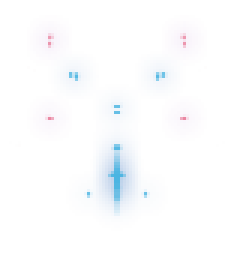
#> input picture contents/graphics/ships/astd_arc_flash_bloom.png, 78 x 86 px (shown 3 times larger)
$ python -i generate_phase_vfx_assets.py   (imports and definitions only)
#> lines starting #> are read from the running program, lines starting #| are printed output that depends on the picture; after the words box and inside, x2 and y2 are one past the last pixel; in counts of white or black regions, pixels touching at a corner belong together
#!/usr/bin/env python3
"""生成引力相位（astd_gravity_phase）视觉资产：

红色 bloom 变体：<ship>_bloom_red.png
将 bloom 层贴图中紫色系（色相 230°~330°）像素旋转到红色（0°），其余像素（既有红/橙光点）保持不变。
由 ShipGlowRenderer 的相位换色（setRecolor）加载使用。

（描边发光已由运行期 BoxUtil genLegacySDF 动态生成，不再产出预生成贴图。）

用法：python3 tools/generate_phase_vfx_assets.py <hull_sprite_name>...
示例：python3 tools/generate_phase_vfx_assets.py astd_zw_002 astd_zw_103
（输入为 contents/graphics/ships/ 下的贴图基名，输出到同目录。）
"""

import sys
from pathlib import Path

import numpy as np
from PIL import Image

SHIPS_DIR = Path(__file__).resolve().parent.parent / "contents" / "graphics" / "ships"

# 紫色色相区间（度），该区间内像素转到红色
PURPLE_HUE_MIN = 230.0
PURPLE_HUE_MAX = 330.0
TARGET_HUE = 0.0


def generate_red_bloom(bloom_path: Path) -> Path:
    image = Image.open(bloom_path).convert("RGBA")
#> image is the input picture: PIL image 78x86 RGBA; mean R, G, B, A 151.9, 152.6, 211.9, 4.8
    hsv = np.asarray(image.convert("HSV"), dtype=np.float32)
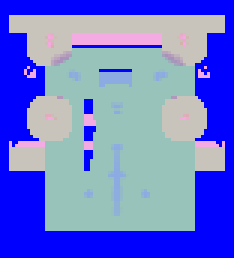
#> hsv: shape (86, 78, 3) float32 (shown 3 times larger); mean R, G, B 104.2, 117.3, 215.5
    hue = hsv[..., 0] * (360.0 / 255.0)
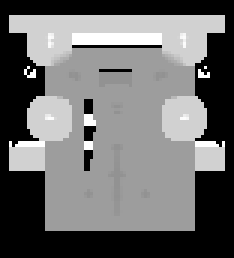
#> hue: shape (86, 78) float32 (shown 3 times larger); min 0, max 344.5, mean 147.1; drawn with min black and max white
    mask = (hue >= PURPLE_HUE_MIN) & (hue <= PURPLE_HUE_MAX) & (hsv[..., 1] > 0)
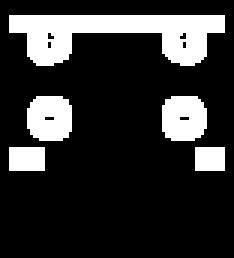
#> mask: shape (86, 78) bool (shown 3 times larger); 19.2% white; 5 white regions, box (x1, y1, x2, y2) and area: (3, 5, 75, 22) 716, (9, 32, 24, 47) 197, (54, 32, 69, 47) 197, (3, 49, 15, 57) 96, (65, 49, 75, 57) 80
    # 色相差映射到目标红：保持相对偏移（紫内部色阶保留）
    hsv[..., 0][mask] = ((hue[mask] - PURPLE_HUE_MIN) / (PURPLE_HUE_MAX - PURPLE_HUE_MIN) * 20.0 + TARGET_HUE) * (255.0 / 360.0)
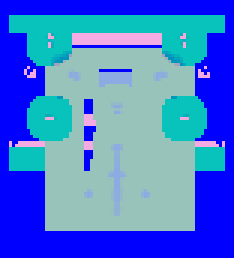
#> hsv: shape (86, 78, 3) float32 (shown 3 times larger); 19.17% of pixels changed, all inside (x1, y1, x2, y2) = (3, 5, 75, 57)

    red = Image.fromarray(hsv.astype(np.uint8), "HSV").convert("RGBA")
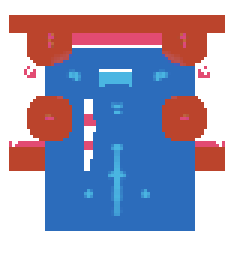
#> red: PIL image 78x86 RGBA (shown 3 times larger); mean R, G, B, A 160.2, 158.2, 184.8, 255
    red.putalpha(image.getchannel("A"))

#> (the run stopped early here; a loop or call above may not have finished)

$ run again, on contents/graphics/ships/astd_dark_tide_nebula_bloom.png
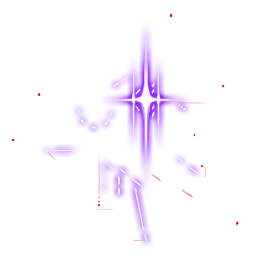
#> input picture contents/graphics/ships/astd_dark_tide_nebula_bloom.png, 279 x 279 px
#> in generate_red_bloom, image is the input picture: PIL image 279x279 RGBA; mean R, G, B, A 238, 220, 252.9, 9
#> in generate_red_bloom, `mask = (hue >= PURPLE_HUE_MIN) & (hue <= PURPLE_HUE_MAX) & (hsv[..., 1..`:
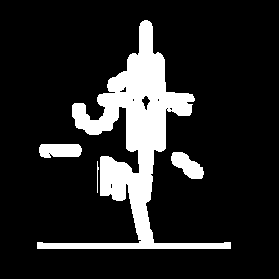
#> mask: shape (279, 279) bool; 14.6% white; 4 white regions, box (x1, y1, x2, y2) and area: (37, 20, 231, 249) 10283, (39, 144, 82, 158) 536, (171, 152, 204, 179) 520, (97, 161, 99, 193) 35
#> in generate_red_bloom, `red.putalpha(image.getchannel("A"))`:
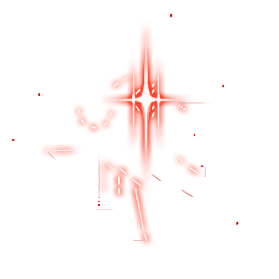
#> red: PIL image 279x279 RGBA; mean R, G, B, A 254.6, 223.8, 220.1, 9; transparent parts drawn white

$ run again, on contents/graphics/ships/astd_gravitational_lens_bloom.png
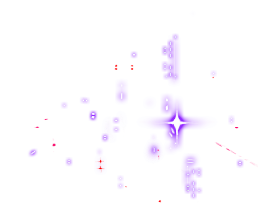
#> input picture contents/graphics/ships/astd_gravitational_lens_bloom.png, 271 x 219 px
#> in generate_red_bloom, image is the input picture: PIL image 271x219 RGBA; mean R, G, B, A 236, 215.7, 253.4, 4.6
#> in generate_red_bloom, `mask = (hue >= PURPLE_HUE_MIN) & (hue <= PURPLE_HUE_MAX) & (hsv[..., 1..`:
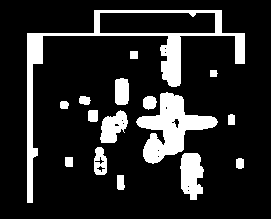
#> mask: shape (219, 271) bool; 15.6% white; 16 white regions, largest, box (x1, y1, x2, y2) and area: (27, 10, 245, 203) 3789, (136, 92, 218, 164) 2519, (180, 153, 204, 200) 847
#> in generate_red_bloom, `red.putalpha(image.getchannel("A"))`:
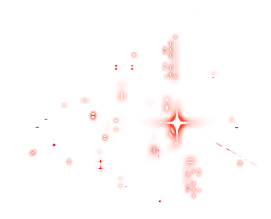
#> red: PIL image 271x219 RGBA; mean R, G, B, A 254.7, 220.1, 216.3, 4.6; transparent parts drawn white
